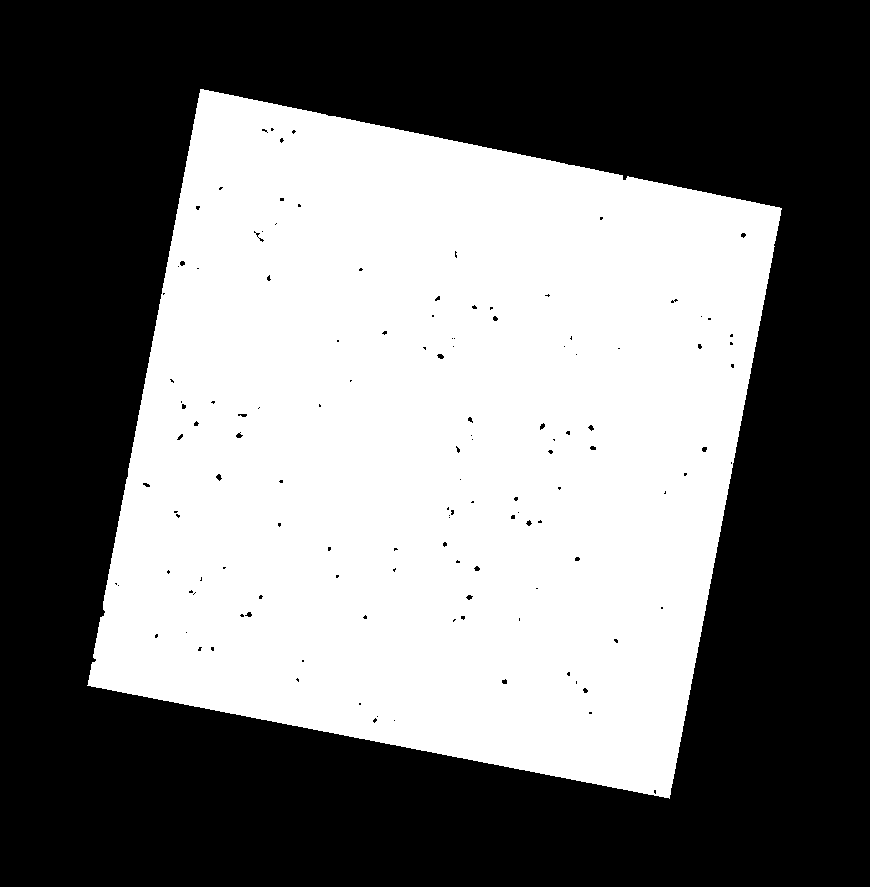
#> input picture ScratchFile/test_image.tif, 870 x 887 px, found by its file name
$ jupyter execute --allow-errors Scratchpad.ipynb
#> lines starting #> are read from the running program, lines starting #| are printed output that depends on the picture
[cell 1]
from PIL import Image
import numpy as np
import cv2
import math
from matplotlib import pyplot as plt
import imutils

[cell 2]
def rot_x(angle,ptx,pty):
    return math.cos(angle)*ptx + math.sin(angle)*pty

def rot_y(angle,ptx,pty):
    return -math.sin(angle)*ptx + math.cos(angle)*pty

def crop(image=None):
    data = np.asarray(image)

    non_empty_columns = np.where(data.max(axis=0)>0)[0]
    non_empty_rows = np.where(data.max(axis=1)>0)[0]

    cropBox = (min(non_empty_rows), max(non_empty_rows), min(non_empty_columns), max(non_empty_columns))

    data_crop = data[cropBox[0]:cropBox[1]+1, cropBox[2]:cropBox[3]+1]

    return Image.fromarray(data_crop)

[cell 3]
def scale_and_rotate_image(im, sx, sy, deg_ccw, mode='RGBA', color=None):
    im_orig = im
    im = Image.new(mode, im_orig.size, color)
    im.paste(im_orig)

    w, h = im.size
    angle = math.radians(-deg_ccw)

    cos_theta = math.cos(angle)
    sin_theta = math.sin(angle)

    scaled_w, scaled_h = w * sx, h * sy

    new_w = int(math.ceil(math.fabs(cos_theta * scaled_w) + math.fabs(sin_theta * scaled_h)))
    new_h = int(math.ceil(math.fabs(sin_theta * scaled_w) + math.fabs(cos_theta * scaled_h)))

    cx = w / 2.
    cy = h / 2.
    tx = new_w / 2.
    ty = new_h / 2.

    a = cos_theta / sx
    b = sin_theta / sx
    c = cx - tx * a - ty * b
    d = -sin_theta / sy
    e = cos_theta / sy
    f = cy - tx * d - ty * e

    return im.transform(
        (new_w, new_h),
        Image.AFFINE,
        (a, b, c, d, e, f),
        resample=Image.NEAREST
    )

[cell 4]
photo = Image.open("test/test_image.tif")
#> photo is the input picture: PIL image 870x887 F; min -3.4e+38, max 3, mean -inf
data = np.array(photo)
data[data == 0] = 2
data = (data / np.max(data)) * 255
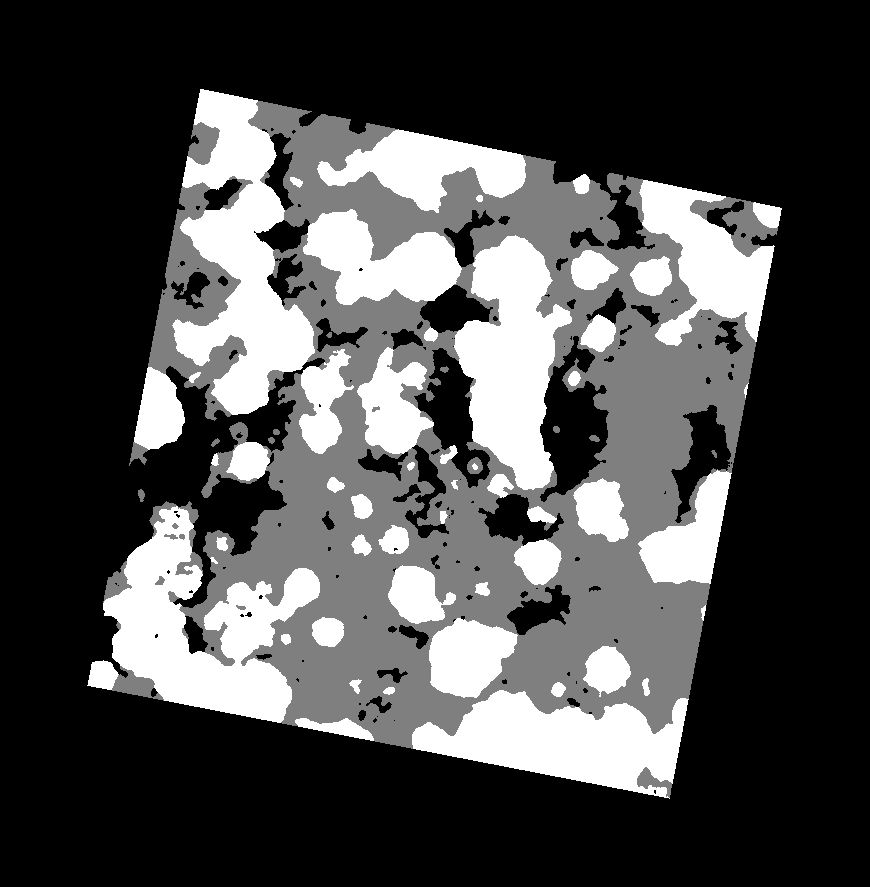
#> data: shape (887, 870) float32; 53.68% of the values are NaN or infinite; the others: min 85, max 255, mean 192.2; drawn with min black, max white, NaN and infinite black
photo = Image.fromarray(data)
photo = crop(photo)
#> in crop, `non_empty_columns = np.where(data.max(axis=0)>0)[0]`: non_empty_columns = 695 values from 87 to 781
#> in crop, `non_empty_rows = np.where(data.max(axis=1)>0)[0]`: non_empty_rows = 710 values from 89 to 798
#> in crop, `cropBox = (min(non_empty_rows), max(non_empty_rows), min(non_empty_col..`: cropBox = (89, 798, 87, 781)
#> in crop, `data_crop = data[cropBox[0]:cropBox[1]+1, cropBox[2]:cropBox[3]+1]`:
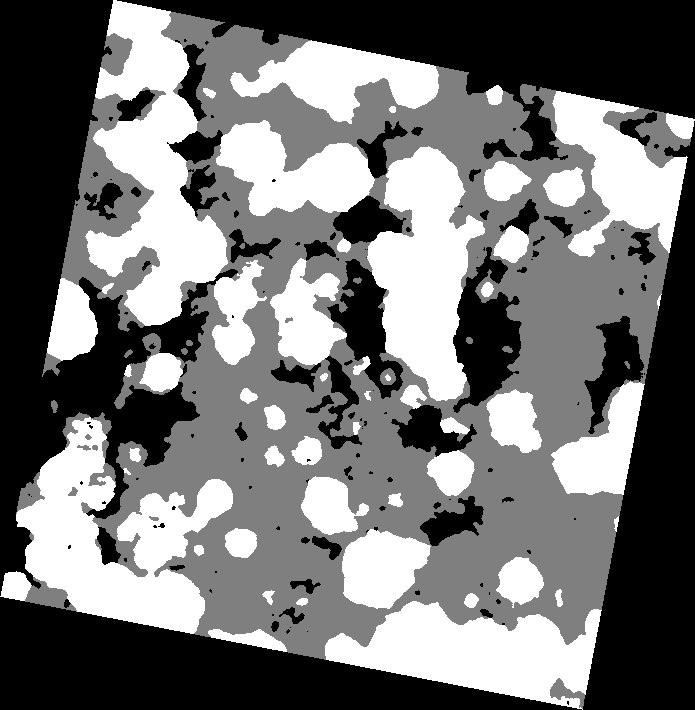
#> data_crop: shape (710, 695) float32; 27.56% of the values are NaN or infinite; the others: min 85, max 255, mean 192.2; drawn with min black, max white, NaN and infinite black

[cell 5]
n_zeros = np.Inf
for angle in np.arange(0, 20, 0.01):
    im = crop(scale_and_rotate_image(photo, 1, 1, angle, mode='I;16'))
    fit = np.sum(np.array(im) == 0)
    if fit < n_zeros:
        n_zeros = fit
        optimal_angle = angle
#> this loop made 2000 passes
#> (cropBox in crop, fit, n_zeros) on passes 1, 2, 14, 15, 26, 34, 35, 38, 40, 42, 43, 44: ((0, 709, 0, 694), 135999, 135999), ((1, 709, 1, 694), 134595, 134595), ((2, 709, 2, 694), 133195, 133195), ((2, 709, 2, 694), 133193, 133193), ((3, 710, 3, 695), 133191, 133191), ((3, 710, 4, 695), 132485, 132485), ((4, 710, 4, 695), 131793, 131793), ((4, 710, 4, 695), 131791, 131791), ((4, 710, 4, 695), 131789, 131789), ((4, 710, 5, 695), 131086, 131086), ((5, 710, 5, 695), 130397, 130397), ((5, 710, 5, 695), 130395, 130395)
#> (cropBox in crop, fit) on passes 3 to 8: ((1, 709, 1, 694), 134595), ((1, 709, 1, 694), 134595), ((1, 709, 1, 694), 134595), ((1, 709, 1, 694), 134595), ((1, 709, 1, 694), 134595), ((1, 709, 1, 694), 134595)
#> pass 1, in crop (call 2), `data = np.asarray(image)`:
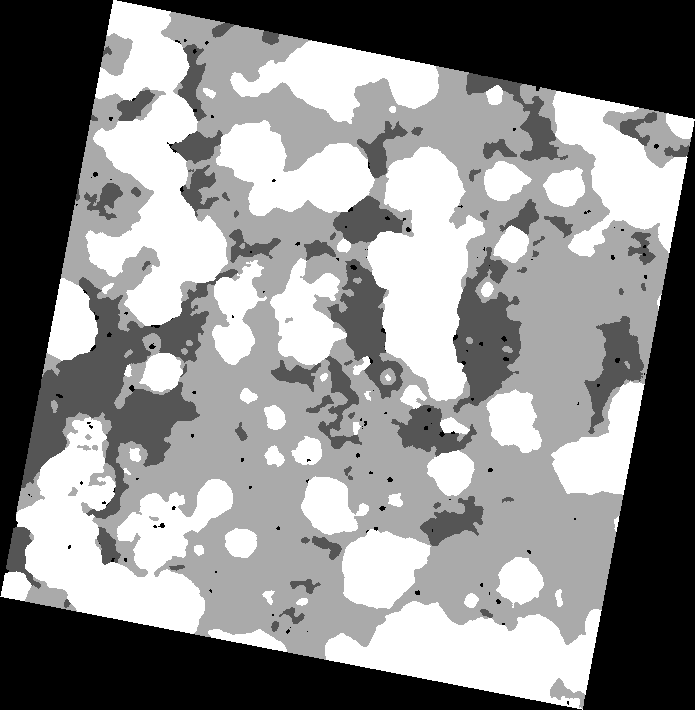
#> data: shape (710, 695) uint16; min 0, max 255, mean 139.2
#> pass 2, in crop (call 3), `data = np.asarray(image)`:
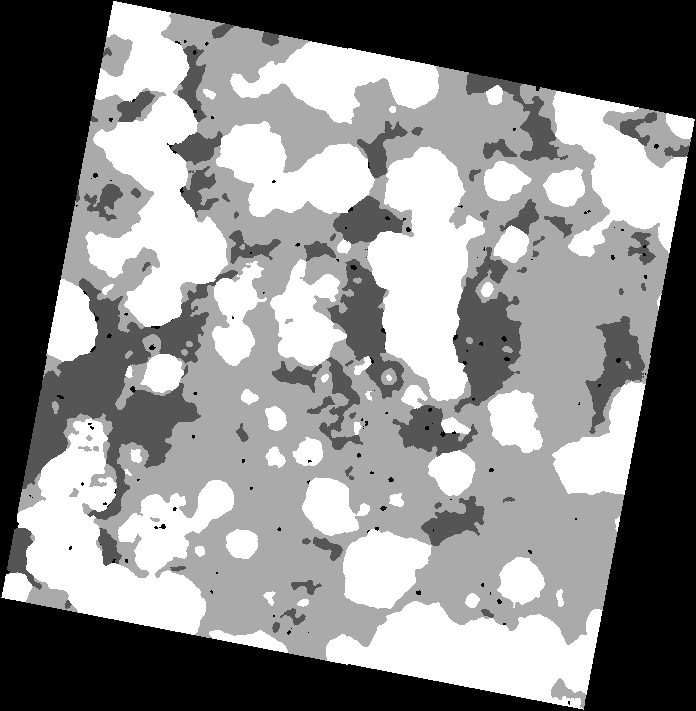
#> data: shape (711, 696) uint16; min 0, max 255, mean 138.8
#> pass 2, in crop (call 3), `data_crop = data[cropBox[0]:cropBox[1]+1, cropBox[2]:cropBox[3]+1]`:
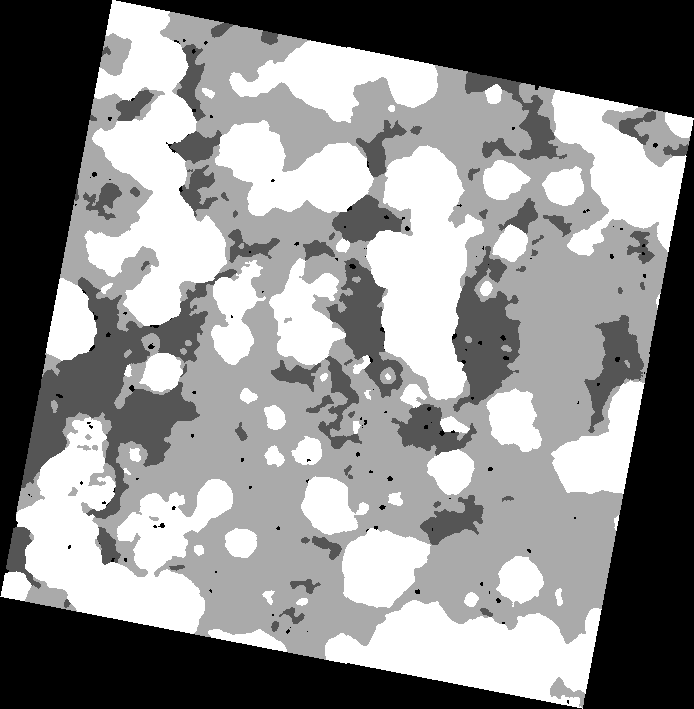
#> data_crop: shape (709, 694) uint16; min 0, max 255, mean 139.6
im_final = crop(scale_and_rotate_image(photo, 1, 1, optimal_angle, mode='I;16'))
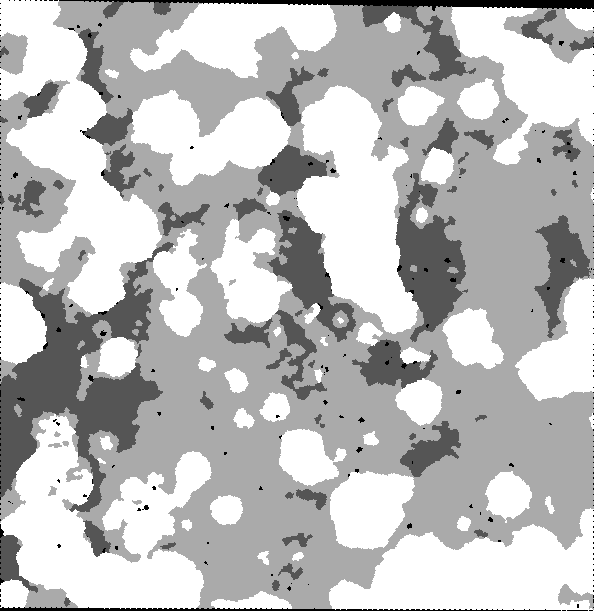
#> im_final: PIL image 594x611 I;16; min 0, max 255, mean 189.2
Image.fromarray(np.array(im_final)*255).show()

[cell 6]
Image.fromarray(np.array(im_final)*255).show()

[cell 7]
cropped_image = crop(im)
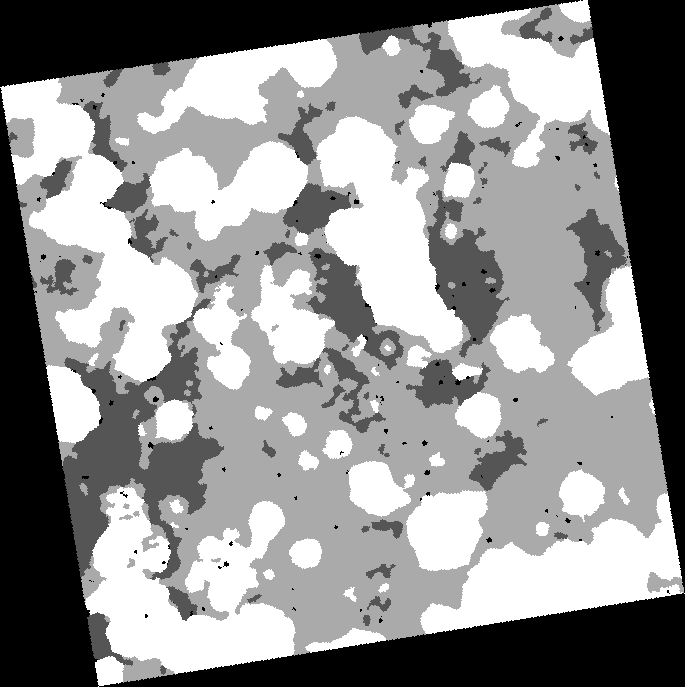
#> cropped_image: PIL image 685x687 I;16; min 0, max 255, mean 145.9
cropped_image.show()
Image.fromarray(np.array(cropped_image)*255).show()

[cell 8]
data = np.array(cropped_image)

[cell 9]
-np.Inf

[cell 10]
#data = np.asarray(crop(photo))
im = Image.fromarray(data)

(x, y) = im.size

angle = math.radians(12)

xextremes = [rot_x(angle,0,0),rot_x(angle,0,y-1),rot_x(angle,x-1,0),rot_x(angle,x-1,y-1)]
yextremes = [rot_y(angle,0,0),rot_y(angle,0,y-1),rot_y(angle,x-1,0),rot_y(angle,x-1,y-1)]
mnx = min(xextremes)
mxx = max(xextremes)
mny = min(yextremes)
mxy = max(yextremes)

T = np.matrix([[math.cos(angle),math.sin(angle),-mnx],[-math.sin(angle),math.cos(angle),-mny],[0,0,1]])
Tinv = np.linalg.inv(T);
Tinvtuple = (Tinv[0,0],Tinv[0,1], Tinv[0,2], Tinv[1,0],Tinv[1,1],Tinv[1,2])

im_transformed = im.transform(
    (int(round(mxx-mnx)),int(round((mxy-mny)))),Image.AFFINE,Tinvtuple,resample=Image.BILINEAR)
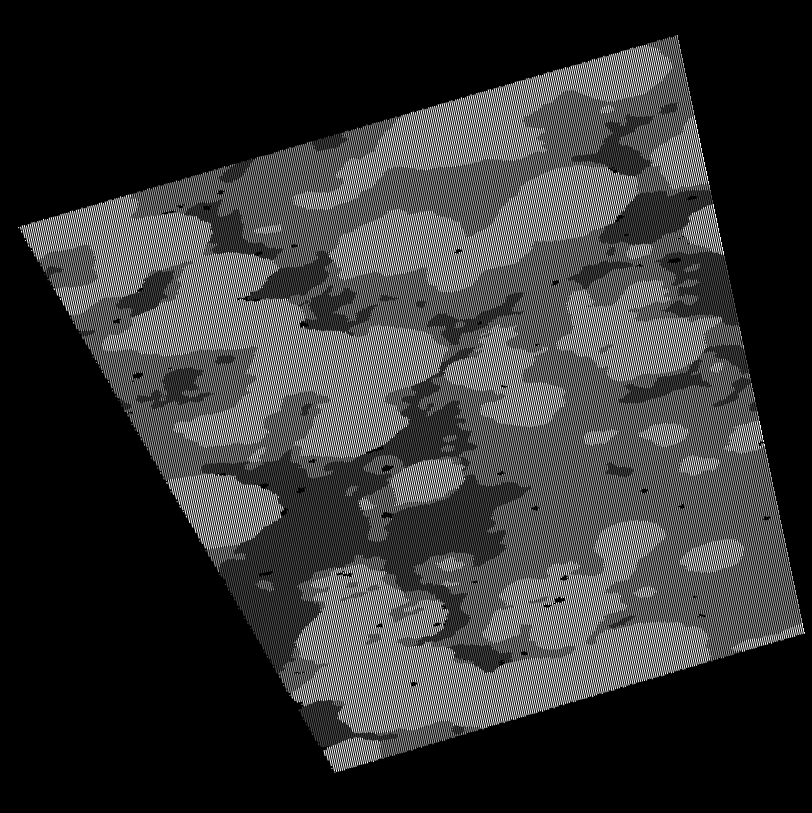
#> im_transformed: PIL image 812x813 I;16; min 0, max 255, mean 52.1

data = np.array(im_transformed)
data.shape
#> Out = (813, 812)

# im_transformed = crop(im_transformed)
# im_transformed.show()

#> (a cell that did not finish here is left out)

#> (a cell that did not finish here is left out)

[cell 13]
photo = Image.open("test/test_image.tif")
data = np.array(photo)
no_data = data[0][0]
data[data == no_data] = np.NAN
#> data: shape (887, 870) float32

[cell 14]
np.sum(~np.isnan(data[0][:]))
#> Out = 0

[cell 15]
n_row, n_col = data.shape

### DO MIN ROW
data_count = 0
i = -1
while (data_count == 0):
    i = i + 1
    data_count = np.sum(~np.isnan(data[i][:]))

row_min = i

### DO MAX ROW
data_count = 0
i = n_row
while (data_count == 0):
    i = i - 1
    data_count = np.sum(~np.isnan(data[i][:]))

row_max = i

### DO MIN COL
data_count = 0
i = -1
while (data_count == 0):
    i = i + 1
    data_count = np.sum(~np.isnan(data[:][i]))

col_min = i

### DO MAX COL
data_count = 0
i = n_col
while (data_count == 0):
    i = i - 1
    data_count = np.sum(~np.isnan(data[:][i]))

col_max = i
